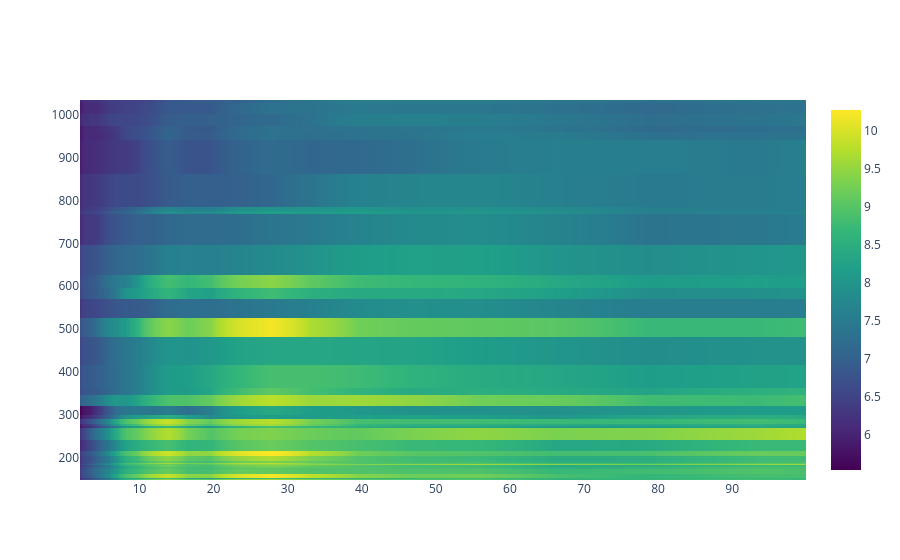
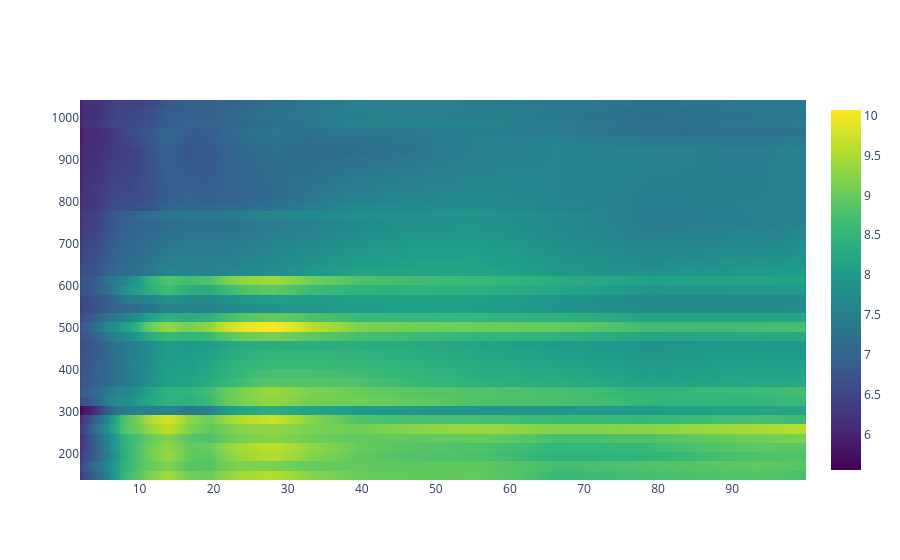

Notebook code cell kept with these figures, in order:
### Code cell
x=df.loc[0,'doppler_period']      # uniform spacing
y=df['Accurate Wavelength'].values
z=np.log10(np.vstack(df['doppler_global_ws'].values))

# Select corresponding elements from x and z using boolean indexing
mask = (0 < x)&(x < 100 )
x = x[mask]
z = z[:,mask]



print(x.shape)
print(y.shape)
print(z.shape)

xi, yi, zi=interpolate_to_uniform_grid(x,y,z,scale_factor_x=1,scale_factor_y=1)

fig = go.Figure(data=go.Heatmap(
    z=z, x=x, y=y, colorscale='Viridis'
))

# Show the figure
fig.show()


fig = go.Figure(data=go.Heatmap(
    z=zi, x=xi[0], y=yi[:,0], colorscale='Viridis'
    # z=zi, x=xi, y=yi, colorscale='Viridis'
    
))

# Show the figure
fig.show()

### Figure 1 — Plotly figure (JSON) as saved in the notebook; plotly's stock layout.template omitted (floating-point values rounded to 4 significant figures; data arrays with more than 128 entries replaced by an {"elided": "..."} marker saying what was removed)
{"data": [{"colorscale": [[0, "#440154"], [0.1111, "#482878"], [0.2222, "#3e4989"], [0.3333, "#31688e"], [0.4444, "#26828e"], [0.5556, "#1f9e89"], [0.6667, "#35b779"], [0.7778, "#6ece58"], [0.8889, "#b5de2b"], [1, "#fde725"]], "type": "heatmap", "x": {"elided": "490 float values"}, "y": [148.4, 150.1, 152.2, 154.3, 171.1, 174.5, 177.2, 180.4, 182.2, 184.5, 186.9, 188.3, 195.1, 211.3, 217.1, 264.8, 272.1, 274.2, 284.2, 296.1, 303.8, 335.4, 356.0, 368.1, 465.2, 499.4, 554.5, 584.3, 609.8, 624.9, 629.7, 765.2, 770.4, 780.4, 790.1, 933.4, 949.7, 972.5, 977.0, 1026.0, 1032.0], "z": {"elided": "41x490 float values"}}], "layout": {}}

### Figure 2 — Plotly figure (JSON) as saved in the notebook; plotly's stock layout.template omitted (floating-point values rounded to 4 significant figures; data arrays with more than 128 entries replaced by an {"elided": "..."} marker saying what was removed)
{"data": [{"colorscale": [[0, "#440154"], [0.1111, "#482878"], [0.2222, "#3e4989"], [0.3333, "#31688e"], [0.4444, "#26828e"], [0.5556, "#1f9e89"], [0.6667, "#35b779"], [0.7778, "#6ece58"], [0.8889, "#b5de2b"], [1, "#fde725"]], "type": "heatmap", "x": {"elided": "490 float values"}, "y": [148.4, 170.5, 192.6, 214.6, 236.7, 258.8, 280.9, 303.0, 325.1, 347.2, 369.3, 391.3, 413.4, 435.5, 457.6, 479.7, 501.8, 523.9, 546.0, 568.1, 590.1, 612.2, 634.3, 656.4, 678.5, 700.6, 722.7, 744.8, 766.9, 788.9, 811.0, 833.1, 855.2, 877.3, 899.4, 921.5, 943.6, 965.6, 987.7, 1010.0, 1032.0], "z": {"elided": "41x490 float values"}}], "layout": {}}
